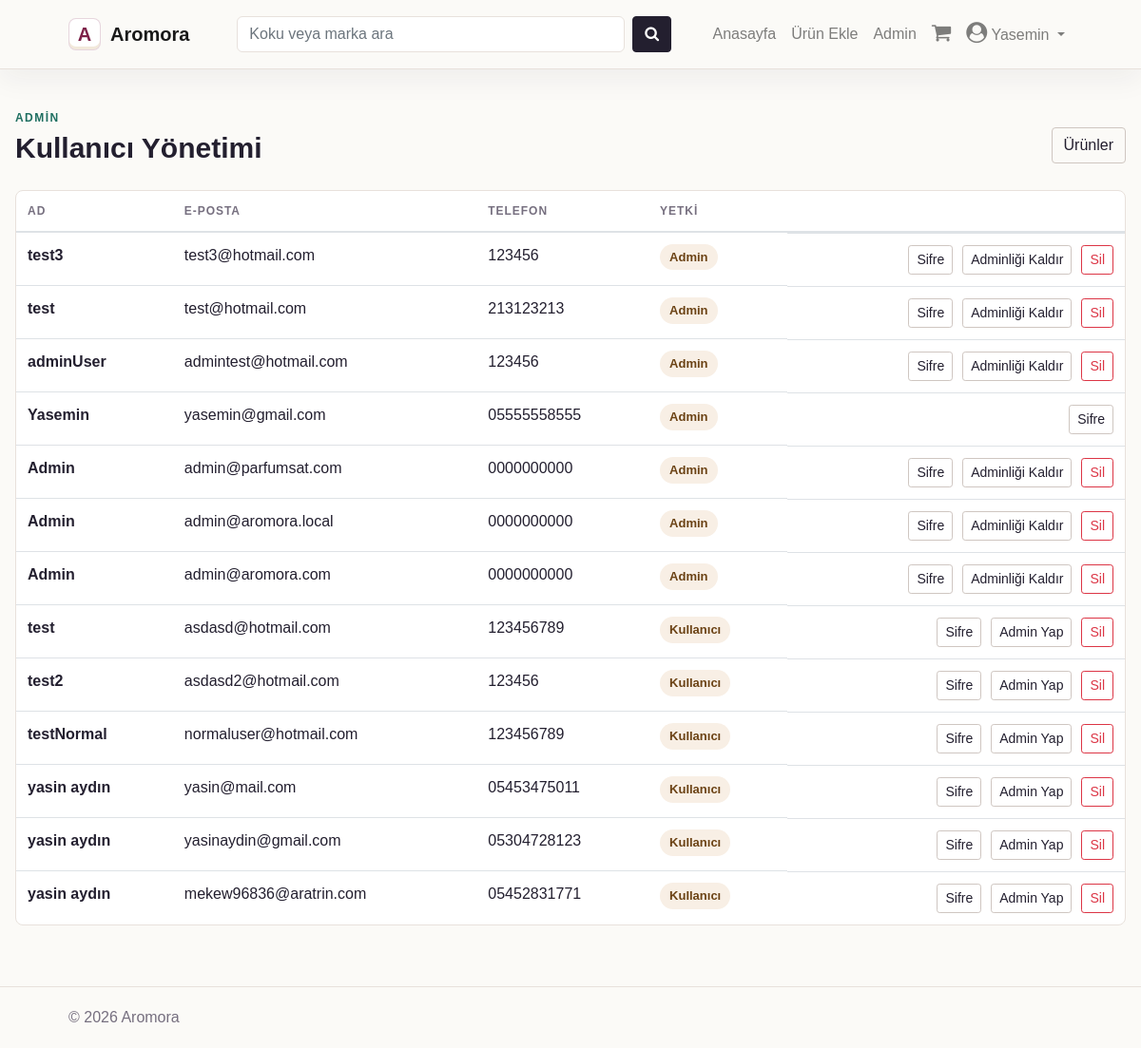
The page /admin/users (signed in) on the database its author committed.
### app/db_models.py (models this page shows, shortened)
class User(UserMixin, db.Model):
    __tablename__ = "users"
    id = db.Column(db.Integer, primary_key=True)
    name = db.Column(db.String(100), nullable=False)
    email = db.Column(db.String(100), unique=True, nullable=False)
    phone = db.Column(db.String(50), nullable=False)
    password = db.Column(db.String(255), nullable=False)
    admin = db.Column(db.Boolean, default=False)
    email_confirmed = db.Column(db.Boolean, default=False)
    cart = db.relationship("Cart", backref="buyer", lazy=True, cascade="all, delete-orphan")
    orders = db.relationship("Order", backref="customer", lazy=True, cascade="all, delete-orphan")
    logs = db.relationship("Log", backref="user", lazy=True, cascade="all, delete")
    @property
    def role(self):
        return "admin" if self.admin else "customer"

### app/admin/routes.py (the view)
@admin.route("/users")
@login_required
@admin_only
def list_users():
    users = User.query.order_by(User.admin.desc(), User.id.asc()).all()
    return render_template("admin/users.html", users=users)

### app/__init__.py (called while the page is built)
@app.context_processor
def inject_now():
	return {'now': datetime.utcnow(), 'current_role': role_for_user(current_user)}

@login_manager.user_loader
def load_user(user_id):
	return db.session.get(User, int(user_id))

### app/funcs.py (called while the page is built)
def admin_only(func):
    @wraps(func)
    def wrapper(*args, **kwargs):
        from flask_login import current_user
        if not current_user.is_authenticated or not current_user.admin:
            abort(403)
        return func(*args, **kwargs)
    return wrapper

### app/user_roles.py (called while the page is built)
def role_for_user(user):
    if user is None or not getattr(user, "is_authenticated", False):
        return VisitorRole()
    if getattr(user, "admin", False):
        return AdminRole(user)
    return CustomerRole(user)

### app/templates/admin/users.html (shortened to what this page needs)
{% extends "base.html" %}
{% block content %}
<section class="section-title">
  <div>
    <p class="eyebrow">Admin</p>
    <h1>Kullanıcı Yönetimi</h1>
  </div>
  <a href="{{ url_for('admin.list_items') }}" class="btn btn-outline-dark">Ürünler</a>
</section>
<div class="table-shell">
  <table class="table">
    <thead>
      <tr>
        <th>Ad</th>
        <th>E-posta</th>
        <th>Telefon</th>
        <th>Yetki</th>
        <th></th>
      </tr>
    </thead>
    <tbody>
      {% for user in users %}
        <tr>
          <td><strong>{{ user.name }}</strong></td>
          <td>{{ user.email }}</td>
          <td>{{ user.phone }}</td>
          <td><span class="status-pill">{{ "Admin" if user.admin else "Kullanıcı" }}</span></td>
          <td class="table-actions">
            <a href="{{ url_for('admin.change_user_password', id=user.id) }}" class="btn btn-sm btn-outline-dark">Sifre</a>
            {% if user.id != current_user.id %}
              <form action="{{ url_for('admin.toggle_admin', id=user.id) }}" method="POST">
                <button class="btn btn-sm btn-outline-dark" type="submit">
                  {{ "Adminliği Kaldır" if user.admin else "Admin Yap" }}
                </button>
              </form>
              <form action="{{ url_for('admin.delete_user', id=user.id) }}" method="POST" onsubmit="return confirm('Bu kullanıcı silinsin mi?');">
                <button class="btn btn-sm btn-outline-danger" type="submit">Sil</button>
              </form>
            {% endif %}
          </td>
        </tr>
      {% endfor %}
    </tbody>
  </table>
</div>
{% endblock %}

### app/templates/base.html (shortened to what this page needs)
{% import "bootstrap/wtf.html" as wtf %}
<!DOCTYPE html>
<html lang="tr">
  <head>
    <link rel="stylesheet" href="https://maxcdn.bootstrapcdn.com/bootstrap/4.0.0/css/bootstrap.min.css">
    <link rel="stylesheet" type="text/css" href="{{ url_for('static', filename='styles.css') }}">
    <link rel="stylesheet" href="https://cdnjs.cloudflare.com/ajax/libs/font-awesome/4.7.0/css/font-awesome.min.css">
  </head>
  <body>
    <nav class="navbar navbar-expand-lg navbar-light app-nav">
      <a class="navbar-brand brand" href="{{ url_for('home') }}">
        <span class="brand-mark">A</span>
        <span>Aromora</span>
      </a>
      <div class="collapse navbar-collapse" id="navbarSupportedContent">
        <form class="form-inline search-form" action="{{ url_for('search') }}">
          <input class="form-control" type="search" name="query" placeholder="Koku veya marka ara" required>
          <button class="btn btn-dark" type="submit"><i class="fa fa-search"></i></button>
        </form>
        <ul class="navbar-nav ml-auto align-items-lg-center">
          <li class="nav-item"><a class="nav-link" href="{{ url_for('home') }}">Anasayfa</a></li>
          {% if not current_user.is_authenticated %}
            <li class="nav-item"><a class="nav-link" href="{{ url_for('login') }}">Giriş</a></li>
            <li class="nav-item"><a class="btn btn-primary nav-cta" href="{{ url_for('register') }}">Kayıt Ol</a></li>
          {% else %}
            {% if current_user.admin %}
              <li class="nav-item"><a class="nav-link" href="{{ url_for('admin.add_item') }}">Ürün Ekle</a></li>
              <li class="nav-item"><a class="nav-link" href="{{ url_for('admin.list_items') }}">Admin</a></li>
            {% endif %}
            <li class="nav-item">
              <a class="nav-link icon-link" href="{{ url_for('cart') }}"><i class="fa fa-shopping-cart"></i></a>
            </li>
            <li class="nav-item dropdown">
              <a class="nav-link dropdown-toggle" href="#" id="navbarDropdown" role="button" data-toggle="dropdown">
                <i class="fa fa-user-circle"></i> {{ current_user.name }}
              </a>
            </li>
          {% endif %}
        </ul>
      </div>
    </nav>
    <main class="page-shell">
      {% block content %}{% endblock %}
    </main>
    <footer class="site-footer">
      <span>© {{ now.year }} Aromora</span>
    </footer>
  </body>
</html>

### app/static/styles.css (style rules this page uses)
:root { --ink: #231f2f; --muted: #766f7f; --line: #e8e1dc; --paper: #fbfaf7; --soft: #f3eee7; --accent: #7d2048; --accent-dark: #561732; --gold: #b98538; --forest: #1f6f61; --danger: #b42318; }
* { box-sizing: border-box; }
body { margin: 0; color: var(--ink); background: var(--paper); font-family: Arial, Helvetica, sans-serif; }
a, a:hover { color: inherit; text-decoration: none; }
.app-nav { position: sticky; top: 0; z-index: 10; padding: 14px 6vw; background: rgba(251, 250, 247, 0.96); border-bottom: 1px solid var(--line); box-shadow: 0 10px 30px rgba(35, 31, 47, 0.06); }
.brand { display: inline-flex; gap: 10px; align-items: center; font-weight: 800; letter-spacing: 0; }
.brand-mark { display: inline-grid; width: 34px; height: 34px; place-items: center; border: 1px solid rgba(125, 32, 72, 0.18); border-radius: 8px; background: #fff; color: var(--accent); font-weight: 900; box-shadow: inset 0 -3px 0 rgba(185, 133, 56, 0.18); }
.search-form { gap: 8px; margin-left: 34px; }
.search-form .form-control { width: min(34vw, 420px); border-radius: 6px; border-color: var(--line); background: #fff; }
.icon-link i, .dropdown-toggle i { font-size: 22px; }
.page-shell { width: min(1180px, calc(100% - 32px)); min-height: calc(100vh - 150px); margin: 0 auto; padding: 42px 0 64px; }
.site-footer { border-top: 1px solid var(--line); color: var(--muted); padding: 20px 6vw; }
.store-heading, .section-title { display: flex; align-items: flex-end; justify-content: space-between; gap: 20px; margin-bottom: 28px; }
.store-heading h1, .section-title h1 { max-width: 720px; margin: 0; font-size: clamp(32px, 5vw, 56px); font-weight: 800; line-height: 1.02; }
.section-title h2, .section-title h1 { font-size: 30px; }
.eyebrow { margin: 0 0 8px; color: var(--forest); font-size: 12px; font-weight: 800; letter-spacing: 0.12em; text-transform: uppercase; }
.btn-dark { border-color: var(--ink); background: var(--ink); }
.btn-outline-dark { color: var(--ink); border-color: #cfc6c1; }
.cart-list, .summary-panel, .form-panel, .table-shell, .empty-state { border: 1px solid var(--line); border-radius: 8px; background: #fff; }
.form-actions, .action-group, .table-actions { display: flex; gap: 10px; align-items: center; }
.table-shell { overflow-x: auto; }
.table { margin-bottom: 0; }
.table th { border-top: 0; color: var(--muted); font-size: 12px; letter-spacing: 0.08em; text-transform: uppercase; }
.table-actions { justify-content: flex-end; flex-wrap: wrap; }
.table-actions form { margin: 0; }
.status-pill { display: inline-flex; padding: 4px 10px; border-radius: 999px; background: #f8efe5; color: #6b4214; font-size: 13px; font-weight: 700; }

### rows shown on the page
User: name "Yasemin", email "yasemin@gmail.com", phone "05555558555", admin "Admin"
User: name "test3", email "test3@hotmail.com", phone "123456", admin "Admin", admin "Adminliği Kaldır"
User: name "test", email "test@hotmail.com", phone "213123213", admin "Admin", admin "Adminliği Kaldır"
User: name "adminUser", email "admintest@hotmail.com", phone "123456", admin "Admin", admin "Adminliği Kaldır"
User: name "Admin", email "admin@parfumsat.com", phone "0000000000", admin "Admin", admin "Adminliği Kaldır"
User: name "Admin", email "admin@aromora.local", phone "0000000000", admin "Admin", admin "Adminliği Kaldır"
User: name "Admin", email "admin@aromora.com", phone "0000000000", admin "Admin", admin "Adminliği Kaldır"
User: name "test", email "asdasd@hotmail.com", phone "123456789", admin "Kullanıcı", admin "Admin Yap"
User: name "test2", email "asdasd2@hotmail.com", phone "123456", admin "Kullanıcı", admin "Admin Yap"
User: name "testNormal", email "normaluser@hotmail.com", phone "123456789", admin "Kullanıcı", admin "Admin Yap"
User: name "yasin aydın", email "yasin@mail.com", phone "05453475011", admin "Kullanıcı", admin "Admin Yap"
User: name "yasin aydın", email "yasinaydin@gmail.com", phone "05304728123", admin "Kullanıcı", admin "Admin Yap"
User: name "yasin aydın", email "mekew96836@aratrin.com", phone "05452831771", admin "Kullanıcı", admin "Admin Yap"
